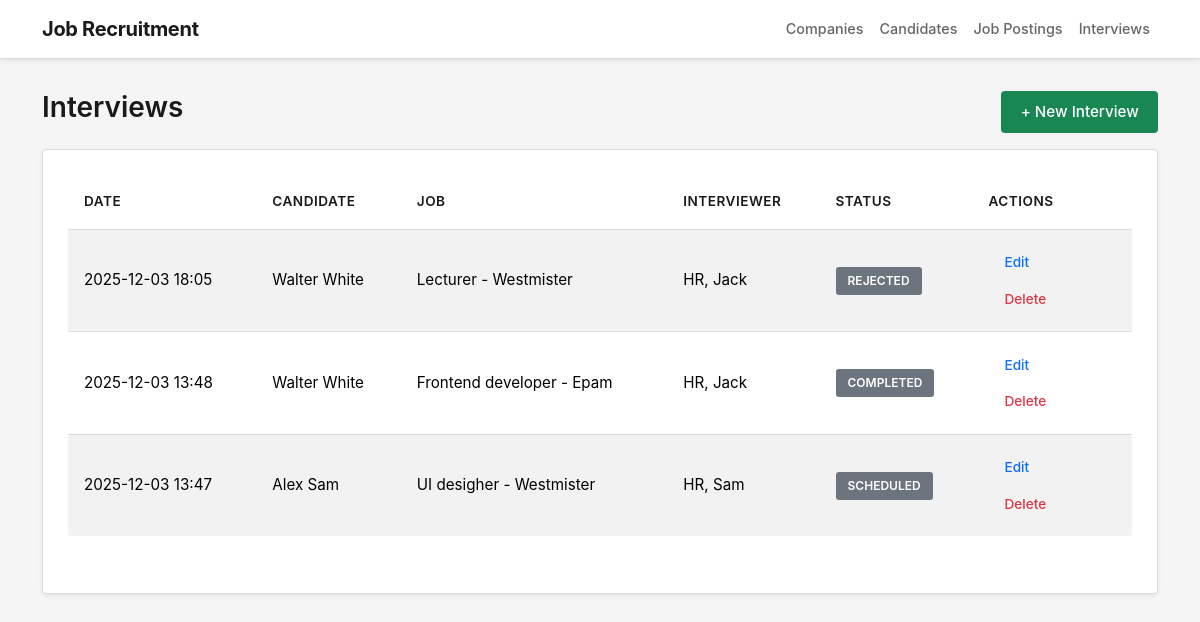
The page /interviews/ (signed in) on the database its author committed.
### jobRecruitment/models.py (models this page shows, shortened)
class Interview(models.Model):
    class Status(models.TextChoices):
        SCHEDULED = 'scheduled', 'Scheduled'
        COMPLETED = 'completed', 'Completed'
        PASSED = 'passed', 'Passed'
        REJECTED = 'rejected', 'Rejected'
        CANCELLED = 'cancelled', 'Cancelled'
    candidate = models.ForeignKey('Candidate', on_delete=models.CASCADE, related_name='interviews')
    job = models.ForeignKey('JobPosting', on_delete=models.CASCADE, related_name='interviews')
    company = models.ForeignKey('Company',on_delete=models.CASCADE,related_name='interviews',null=True,blank=True)
    interviewer = models.CharField(max_length=100)
    interview_time = models.DateTimeField()
    status = models.CharField(max_length=20, choices=Status.choices, default=Status.SCHEDULED)
    notes = models.TextField(blank=True)
    class Meta:
        ordering = ['-interview_time']

class Candidate(models.Model):
    first_name = models.CharField(max_length=50)
    last_name = models.CharField(max_length=50)
    email = models.EmailField(unique=True)
    phone_number = models.CharField(max_length=15)
    job = models.CharField(max_length=100, default='Not Specified')
    resume = models.TextField(default='No Resume Provided')
    user = models.OneToOneField(
        User,
        on_delete=models.CASCADE,
        null=True,
        blank=True,
        related_name="candidate_profile"
    )
    def __str__(self):
        return f"{self.first_name} {self.last_name}"

class JobPosting(models.Model):
    title = models.CharField(max_length=100)
    description = models.TextField()
    company = models.ForeignKey(Company, on_delete=models.CASCADE)
    salary = models.DecimalField(max_digits=10, decimal_places=2)
    location = models.CharField(max_length=100)
    posted_date = models.DateTimeField(auto_now_add=True)
    def __str__(self):
        return f"{self.title} - {self.company.name}"

class Company(models.Model):
    name = models.CharField(max_length=100)
    location = models.CharField(max_length=100)
    industry = models.CharField(max_length=100)
    email = models.EmailField(unique=True)
    user = models.OneToOneField(
        User,
        on_delete=models.CASCADE,
        null=True,
        blank=True,
        related_name="company_profile"
    )

### jobRecruitment/views.py (the view, shortened to what this page needs)
# urls.py: path('interviews/', views.interviews_list, name='interviews'),
@login_required
@permission_required('jobRecruitment.view_interview', raise_exception=True)
def interviews_list(request):
    user = request.user
    if user.groups.filter(name__iexact='Companies').exists():
        try:
            company_profile = Company.objects.get(user=user)
            interviews = Interview.objects.filter(
                company=company_profile
            ).select_related('candidate', 'job', 'company').order_by('-interview_time')
        except Company.DoesNotExist:
            interviews = Interview.objects.none()
    else:
        interviews = Interview.objects.select_related(
            'candidate', 'company', 'job'
        ).all().order_by('-interview_time')
    return render(request, 'interview/interviews.html', {'interviews': interviews})

### jobRecruitment/templates/interview/interviews.html (shortened to what this page needs)
{% extends "base.html" %}
{% block content %}
<div class="d-flex justify-content-between align-items-center mb-3">
  <h1 class="h3">Interviews</h1>
  <a href="{% url 'create_interview' %}" class="btn btn-success">+ New Interview</a>
</div>
<div class="card shadow-sm">
  <div class="card-body table-responsive">
    <table class="table table-striped align-middle">
      <thead>
        <tr>
          <th>Date</th>
          <th>Candidate</th>
          <th>Job</th>
          <th>Interviewer</th>
          <th>Status</th>
          <th width="160">Actions</th>
        </tr>
      </thead>
      <tbody>
        {% for i in interviews %}
        <tr>
          <td>{{ i.interview_time|date:"Y-m-d H:i" }}</td>
          <td>{{ i.candidate }}</td>
          <td>{{ i.job }}</td>
          <td>{{ i.interviewer }}</td>
          <td>
            <span class="badge bg-secondary">{{ i.get_status_display }}</span>
          </td>
          <td>
            <a href="{% url 'update_interview' i.id %}" class="btn btn-sm btn-outline-primary">Edit</a>
            <a href="{% url 'delete_interview' i.id %}" class="btn btn-sm btn-outline-danger">Delete</a>
          </td>
        </tr>
        {% empty %}
        <tr><td colspan="6" class="text-center">No interviews scheduled.</td></tr>
        {% endfor %}
      </tbody>
    </table>
  </div>
</div>
{% endblock %}

### static/css/app.css (style rules this page uses)
:root { --primary: #1a1a1a; --secondary: #666; --light: #f5f5f5; --border: #ddd; --white: #fff; --danger: #dc3545; --success: #198754; --warning: #ffc107; --info: #0dcaf0; }
* { margin: 0; padding: 0; box-sizing: border-box; }
html, body { height: 100%; }
body { font-family: -apple-system, BlinkMacSystemFont, 'Segoe UI', 'Roboto', 'Oxygen', sans-serif; background-color: var(--light); color: var(--primary); line-height: 1.6; }
.btn { border-radius: 4px; font-weight: 500; font-size: 0.95rem; padding: 0.6rem 1.2rem; transition: all 0.2s ease; border: none; }
.btn-success { background-color: var(--success); color: var(--white); }
.btn-sm { padding: 0.5rem 1rem; font-size: 0.85rem; }
.card { border: 1px solid var(--border); border-radius: 4px; box-shadow: 0 2px 4px rgba(0, 0, 0, 0.05); transition: all 0.2s ease; background-color: var(--white); }
.card-body { padding: 1.5rem; }
.table { background-color: var(--white); border-collapse: collapse; border: 1px solid var(--border); border-radius: 4px; overflow: hidden; margin-bottom: 2rem; }
.table thead { background-color: var(--light); border-bottom: 1px solid var(--border); }
.table th { font-size: 0.85rem; font-weight: 600; color: var(--primary); padding: 1rem; text-transform: uppercase; letter-spacing: 0.5px; border: none; }
.table td { padding: 0.9rem 1rem; border-bottom: 1px solid var(--border); font-size: 0.95rem; }
.table tbody tr:last-child td { border-bottom: none; }
.badge { padding: 0.5rem 0.75rem; font-size: 0.75rem; font-weight: 600; border-radius: 3px; text-transform: uppercase; }
h1, h2, h3, h4, h5, h6 { color: var(--primary); font-weight: 600; line-height: 1.3; }
h1 { font-size: 2rem; }
.h1, .h2, .h3, .h4, .h5, .h6 { color: var(--primary); font-weight: 600; }

### rows shown on the page
Interview: interview_time "2025-12-03 18:05", candidate "Walter White", job "Lecturer - Westmister", interviewer "HR, Jack", status "REJECTED"
Interview: interview_time "2025-12-03 13:48", candidate "Walter White", job "Frontend developer - Epam", interviewer "HR, Jack", status "COMPLETED"
Interview: interview_time "2025-12-03 13:47", candidate "Alex Sam", job "UI desigher - Westmister", interviewer "HR, Sam", status "SCHEDULED"
